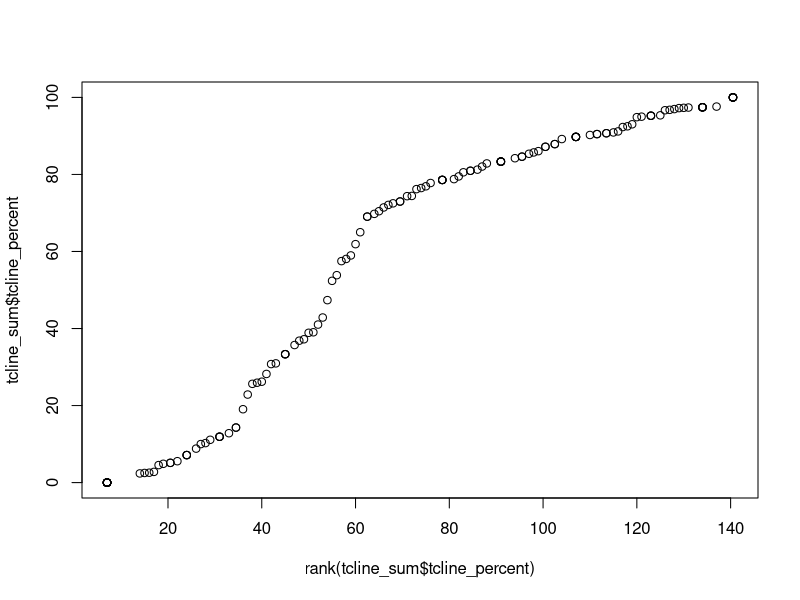
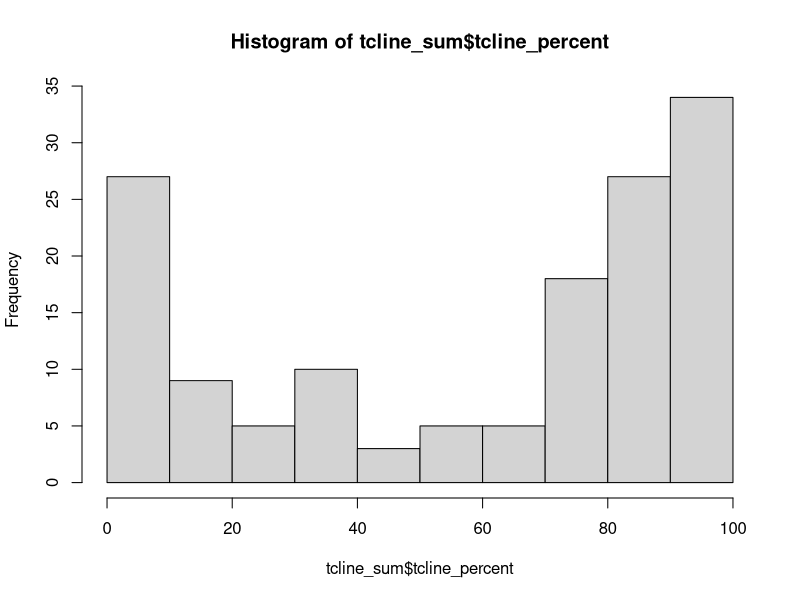

Recreate these plots in R, in order.
library(tidyverse)

alm = read.csv("ALM Data 2000-2021 WIDE.csv") 

#Thermocline 
tcline = alm %>% 
  filter(year>2007) %>% 
  select(siteID, thermoclineDepth, year, doy) %>%
  mutate(thermoclineDepth = case_when(is.na(.$thermoclineDepth) ~ 0, 
                              TRUE ~ thermoclineDepth))

tcline_sum = tcline %>%
 count(thermoclineDepth>1, siteID) %>%
  rename(tcline_logical = `thermoclineDepth > 1`) %>%
  pivot_wider(id_cols = c(siteID), 
              names_from = tcline_logical, 
              values_from = n,
              values_fill = 0) %>%
  rename(no_tcline = `FALSE`,
         yes_tcline = `TRUE`) %>%
  mutate(n_tcline_obs = no_tcline + yes_tcline,
         tcline_percent = (yes_tcline/n_tcline_obs)*100) %>%
  filter(n_tcline_obs>9)

plot(rank(tcline_sum$tcline_percent), tcline_sum$tcline_percent)
hist(tcline_sum$tcline_percent)
